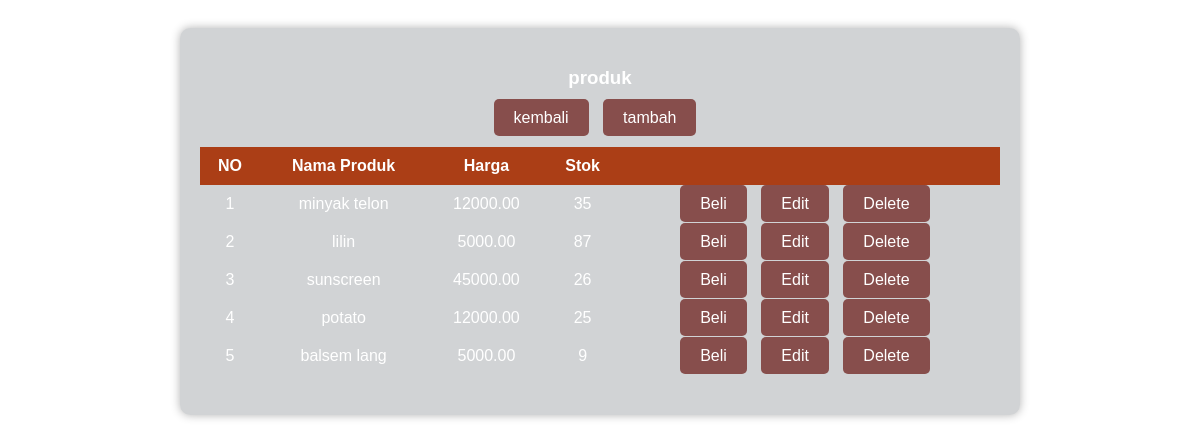
The app's page /kasir/data_produk.php (signed in) with its own data.
### tables this page shows
CREATE TABLE `produk` (
  `ProdukID` int(11) NOT NULL,
  `NamaProduk` varchar(255) NOT NULL,
  `Harga` decimal(10,2) NOT NULL,
  `Stok` int(11) NOT NULL
);

### kasir/data_produk.php (the view, shortened to what this page needs)
<!DOCTYPE html>
<html lang="en">
<head>
</head>
<body>
    <div class="container mt-5">
        <h3>produk</h3>
        <div class="btn-container">
            <a type="button" href="dashboard.php" class="btn btn-danger">kembali</a>
            <a type="button" href="tambah_produk.php" class="btn btn-success">tambah</a>
        </div>
        <table>
            <tr>
                <th>NO</th>
                <th>Nama Produk</th>
                <th>Harga</th>
                <th>Stok</th>
                <th> </th>
            </tr>
            <?php
            include 'aksi/koneksi.php';
            $no = 1;
            $data = mysqli_query($koneksi,"SELECT * FROM produk");
            while ($d = mysqli_fetch_assoc($data)) {
            ?>
            <tr>
                <td><?php echo $no++ ?></td>
                <td><?php echo $d['NamaProduk'] ?></td>
                <td><?php echo $d['Harga'] ?></td>
                <td><?php echo $d['Stok'] ?></td>
                <td>
                    <a type="button" href="pembelian.php?id=<?php echo $d['ProdukID'] ?>" class="btn btn-primary">Beli</a>
                    <a type="button" href="edit_produk.php?id=<?php echo $d['ProdukID'] ?>" class="btn btn-warning">Edit</a>
                    <a type="button" onclick="confirm('kamu yakin ?')" href="delete_produk.php?id=<?php echo $d['ProdukID'] ?>" class="btn btn-danger">Delete</a>
                </td>
            </tr>
            <?php } ?>
        </table>
    </div>
</body>
</html>

### kasir/data_produk.php (style rules this page uses)
body { font-family: Arial, sans-serif; background-image: url('assets/5.jpg'); background-size: cover; background-repeat: no-repeat; background-attachment: fixed; color: white; padding: 20px; }
.container { max-width: 800px; margin: 0 auto; padding: 20px; border-radius: 10px; box-shadow: 0 0 10px rgba(0, 0, 0, 0.3); background-color: rgba(26, 38, 49, 0.2); }
h3 { text-align: center; margin-bottom: 20px; }
.btn-container { margin-bottom: 20px; text-align: center; }
.btn { background-color: #874e4c; color: white; border: none; padding: 10px 20px; border-radius: 5px; text-decoration: none; margin-right: 10px; }
table { width: 100%; border-collapse: collapse; margin-bottom: 20px; }
th, td { padding: 10px; text-align: center; }
th { background-color: #ab3e16; color: white; }

### records on screen
produk: NamaProduk "minyak telon", Harga "12000.00", Stok "35"
produk: NamaProduk "lilin", Harga "5000.00", Stok "87"
produk: NamaProduk "sunscreen", Harga "45000.00", Stok "26"
produk: NamaProduk "potato", Harga "12000.00", Stok "25"
produk: NamaProduk "balsem lang", Harga "5000.00", Stok "9"
